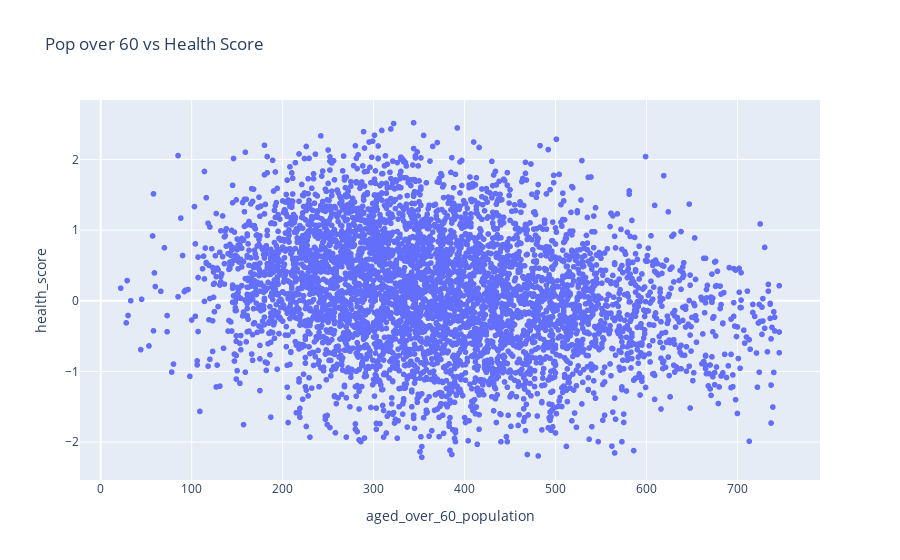

This figure's notebook cell:
### Code cell
fig = px.scatter(loneliness_health, y='health_score', x='aged_over_60_population', title='Pop over 60 vs Health Score')
fig.show()

### Figure 1 — Plotly figure (JSON) as saved in the notebook; plotly's stock layout.template omitted (floating-point values rounded to 4 significant figures; data arrays with more than 128 entries replaced by an {"elided": "..."} marker saying what was removed)
{"data": [{"hovertemplate": "aged_over_60_population=%{x}<br>health_score=%{y}<extra></extra>", "legendgroup": "", "marker": {"color": "#636efa", "symbol": "circle"}, "mode": "markers", "name": "", "showlegend": false, "type": "scattergl", "x": {"elided": "4943 int values"}, "xaxis": "x", "y": {"elided": "4943 float values"}, "yaxis": "y"}], "layout": {"autosize": true, "legend": {"tracegroupgap": 0}, "title": {"text": "Pop over 60 vs Health Score"}, "xaxis": {"anchor": "y", "autorange": true, "domain": [0, 1], "range": [-20.29, 788.3], "title": {"text": "aged_over_60_population"}, "type": "linear"}, "yaxis": {"anchor": "x", "autorange": true, "domain": [0, 1], "range": [-2.562, 2.868], "title": {"text": "health_score"}, "type": "linear"}}}
